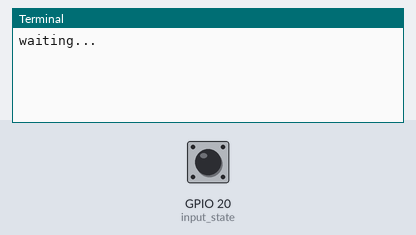
The program below on a simulated Raspberry Pi (BCM pin numbers). On the bench: the last lines printed to the terminal. The test bench sets the inputs (shaded band); at power-on: GPIO 20 (input_state) HIGH. Sound played through the audio output is not drawn and takes no time.

Above: at 5.0 s.
5.1 s: GPIO 20 (input_state) pulled LOW for 0.15 s
At 6.3 s:
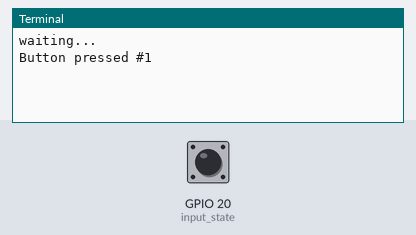
6.7 s: GPIO 20 (input_state) pulled LOW for 1 s
At 8.5 s:
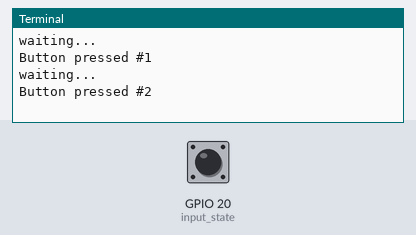
9.2 s: GPIO 20 (input_state) pulled LOW for 0.15 s
At 9.6 s:
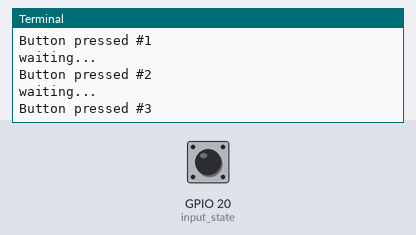

The program:

buttonplay.py
```python
import RPi.GPIO as GPIO
import time
import os

GPIO.setmode(GPIO.BCM)

GPIO.setup(20, GPIO.IN, pull_up_down=GPIO.PUD_UP)

ianzahl = 9
count = 1

print "waiting..."
while count < ianzahl:
	input_state = GPIO.input(20)
	if not input_state:
		print "Button pressed #" + str(count)
		os.system('aplay sounds/0' + str(count) + '.wav')
		time.sleep(2)		#zusaetzlichen Druck vermeiden
		count += 1
		if count <= ianzahl:
			print "waiting..."
```

Measured:
- after the input at 5.1 s, the terminal: prints a new line at once (image 1)
- after the input at 6.7 s, the terminal: prints a new line after 0.42 s (image 2)
- after the input at 9.2 s, the terminal: prints a new line at once (image 3)
